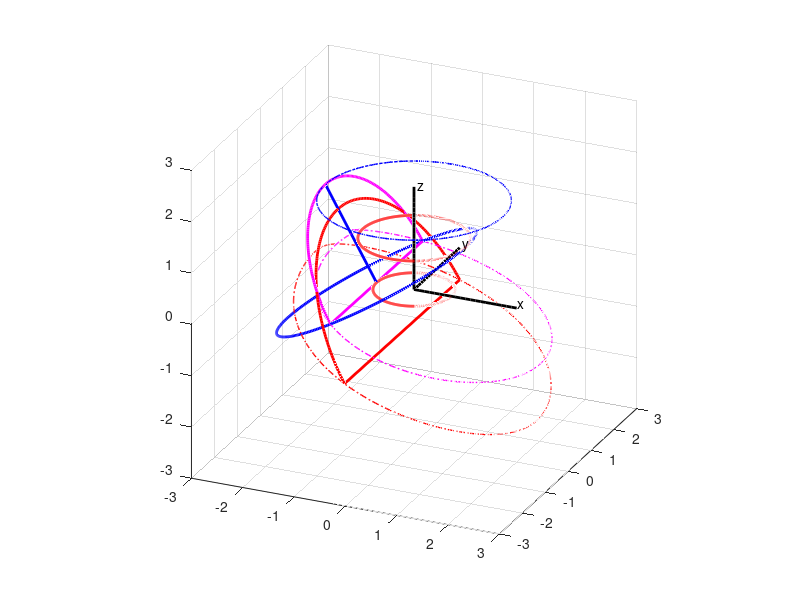

Write the MATLAB code that produced this figure.
% Plot moving 3D gear set with bigger lower part
% Mengtang Li
% Mar 30
clear; clf; close all;

figure('OuterPosition', [50 50 1000 1000]);
grid minor; grid on; hold on;
% plot x-axis
xaxis_x = 0:0.1:2;
xaxis_y = zeros(1,size(xaxis_x,2));
xaxis_z = zeros(1,size(xaxis_x,2));
% plot y-axis
yaxis_x = zeros(1,size(xaxis_x,2));
yaxis_y = 0:0.1:2;
yaxis_z = zeros(1,size(xaxis_x,2));
% plot z-axis
zaxis_x = zeros(1,size(xaxis_x,2));
zaxis_y = zeros(1,size(xaxis_x,2));
zaxis_z = 0:0.1:2;
% specify the lengh of axis
xlim([-3 3]); ylim([-3 3]); zlim([-3 3]);
plot3(xaxis_x,xaxis_y,xaxis_z,'k','linewidth',2);
grid on; grid minor; hold on;
plot3(yaxis_x,yaxis_y,yaxis_z,'k','linewidth',2);
plot3(zaxis_x,zaxis_y,zaxis_z,'k','linewidth',2);
% legend('x-axis', 'y-axis', 'z-axis');
text(2.0,0.05,0.05,'x');
text(0.05,2.0,0.05,'y');
text(0.05,0.05,2.0,'z');
daspect([1 1 1]);
view(24,24);

alpha = pi/6;
beta = pi/6;
R = 1;
L = (sqrt(3)-1)*2*R;
h = 1;
angle = 0:0.01:2*pi;
n = size(angle,2);
x_record1 = zeros(1,n);
y_record1 = zeros(1,n);
z_record1 = zeros(1,n);
x_record2 = zeros(1,n);
y_record2 = zeros(1,n);
z_record2 = zeros(1,n);
x_record3 = zeros(1,n);
y_record3 = zeros(1,n);
z_record3 = zeros(1,n);
x_record4 = zeros(1,n);
y_record4 = zeros(1,n);
z_record4 = zeros(1,n);
% x_record5 = zeros(1,n);
% y_record5 = zeros(1,n);
% z_record5 = zeros(1,n);

plot3(L/2*cos(angle), L/2*sin(angle), 0*angle, 'r', 'linewidth',2)
plot3(R*cos(angle), R*sin(angle), 0*angle+R, 'r', 'linewidth',2)
pause(2);

for i = 1:1:n
    wt = angle(i);
    
    Ainv = [ (3^(1/2)*cos(2*wt))/2,  (3^(1/2)*sin(2*wt))/2,    1/2;
        -sin(2*wt),               cos(2*wt),              0;
        -cos(2*wt)/2,            -sin(2*wt)/2,         3^(1/2)/2;];
    
    Binv = [ cos(-wt) sin(-wt) 0;
        -sin(-wt) cos(-wt) 0;
        0       0       1;];
    
    C = Binv*Ainv;
    % Now the C is correct
    
    % distance between origin and center of rotating circle
    R_x = -L/2*cos(2*wt);
    R_y = -L/2*sin(2*wt);
    R_z = 0;
    
    % the rotating circle [blue]
    theta = 0:0.02:2*pi;
    rho_x = 2*R*(cos(theta)*C(1,1)+sin(theta)*C(2,1));
    rho_y = 2*R*(cos(theta)*C(1,2)+sin(theta)*C(2,2));
    rho_z = 2*R*(cos(theta)*C(1,3)+sin(theta)*C(2,3));
    
    % lower part half circle [green]
    phi = 0:0.02:pi;
    rho2_x = 2*R*(cos(phi)*C(2,1)+sin(phi)*C(3,1));
    rho2_y = 2*R*(cos(phi)*C(2,2)+sin(phi)*C(3,2));
    rho2_z = 2*R*(cos(phi)*C(2,3)+sin(phi)*C(3,3));
    
    % bigger lower part half circle [cayon]
    phi = 0:0.02:pi;
    rho2_xe = 2.5*R*cos(phi)*C(2,1)+(2.5*R*sin(phi)-h)*C(3,1);
    rho2_ye = 2.5*R*cos(phi)*C(2,2)+(2.5*R*sin(phi)-h)*C(3,2);
    rho2_ze = 2.5*R*cos(phi)*C(2,3)+(2.5*R*sin(phi)-h)*C(3,3);
    
    % vertex of normal vector of radius R in moving frame
    rho_xvt = 0+0+2*R*C(3,1);
    rho_yvt = 0+0+2*R*C(3,2);
    rho_zvt = 0+0+2*R*C(3,3);
    % 1st point (0 deg) in moving frame
    rho_x1 = 2*R*(cos(0)*C(1,1)+sin(0)*C(2,1));
    rho_y1 = 2*R*(cos(0)*C(1,2)+sin(0)*C(2,2));
    rho_z1 = 2*R*(cos(0)*C(1,3)+sin(0)*C(2,3));
    % 2nd point (90 deg) in moving frame
    rho_x2 = 2*R*(cos(pi/2)*C(1,1)+sin(pi/2)*C(2,1));
    rho_y2 = 2*R*(cos(pi/2)*C(1,2)+sin(pi/2)*C(2,2));
    rho_z2 = 2*R*(cos(pi/2)*C(1,3)+sin(pi/2)*C(2,3));
    % 3rd point (180 deg) in moving frame
    rho_x3 = 2*R*(cos(pi)*C(1,1)+sin(pi)*C(2,1));
    rho_y3 = 2*R*(cos(pi)*C(1,2)+sin(pi)*C(2,2));
    rho_z3 = 2*R*(cos(pi)*C(1,3)+sin(pi)*C(2,3));
    % 4th point (270 deg) in moving frame
    rho_x4 = 2*R*(cos(3*pi/2)*C(1,1)+sin(3*pi/2)*C(2,1));
    rho_y4 = 2*R*(cos(3*pi/2)*C(1,2)+sin(3*pi/2)*C(2,2));
    rho_z4 = 2*R*(cos(3*pi/2)*C(1,3)+sin(3*pi/2)*C(2,3));
    % extended 2nd point (90 deg) in moving frame
    rho_x2e = 2.5*R*cos(pi/2)*C(1,1)+2.5*R*sin(pi/2)*C(2,1)-h*C(3,1);
    rho_y2e = 2.5*R*cos(pi/2)*C(1,2)+2.5*R*sin(pi/2)*C(2,2)-h*C(3,2);
    rho_z2e = 2.5*R*cos(pi/2)*C(1,3)+2.5*R*sin(pi/2)*C(2,3)-h*C(3,3);
    % extended 4nd point (270 deg) in moving frame
    rho_x4e = 2.5*R*cos(3*pi/2)*C(1,1)+2.5*R*sin(3*pi/2)*C(2,1)-h*C(3,1);
    rho_y4e = 2.5*R*cos(3*pi/2)*C(1,2)+2.5*R*sin(3*pi/2)*C(2,2)-h*C(3,2);
    rho_z4e = 2.5*R*cos(3*pi/2)*C(1,3)+2.5*R*sin(3*pi/2)*C(2,3)-h*C(3,3);
    
    % center of moving circle in fixed frame
    r_x = R_x + rho_x;
    r_y = R_y + rho_y;
    r_z = R_z + rho_z;
    %vertex of normal vector of radius R in fixed frame
    r_xvt = R_x + rho_xvt;  x_record1(i) = r_xvt;
    r_yvt = R_y + rho_yvt;  y_record1(i) = r_yvt;
    r_zvt = R_z + rho_zvt;  z_record1(i) = r_zvt;
    % 1st point (0 deg) in fixed frame
    r_x1 = R_x + rho_x1;  x_record2(i) = r_x1;
    r_y1 = R_y + rho_y1;  y_record2(i) = r_y1;
    r_z1 = R_z + rho_z1;  z_record2(i) = r_z1;
    % 2nd point (90 deg) in fixed frame
    r_x2 = R_x + rho_x2;  x_record3(i) = r_x2;
    r_y2 = R_y + rho_y2;  y_record3(i) = r_y2;
    r_z2 = R_z + rho_z2;  z_record3(i) = r_z2;
    % 3rd point (180 deg) in fixed frame
    r_x3 = R_x + rho_x3;
    r_y3 = R_y + rho_y3;
    r_z3 = R_z + rho_z3;
    % 4th point (270 deg) in fixed frame
    r_x4 = R_x + rho_x4;
    r_y4 = R_y + rho_y4;
    r_z4 = R_z + rho_z4;
    % lower part half circle
    r2_x = R_x + rho2_x;
    r2_y = R_y + rho2_y;
    r2_z = R_z + rho2_z;
    % bigger lower part half circle
    r2_xe = R_x + rho2_xe;
    r2_ye = R_y + rho2_ye;
    r2_ze = R_z + rho2_ze;    
    % extended 2nd point (90 deg) in moving frame
    r_x2e = R_x + rho_x2e;  x_record4(i) = r_x2e;
    r_y2e = R_y + rho_y2e;  y_record4(i) = r_y2e;
    r_z2e = R_z + rho_z2e;  z_record4(i) = r_z2e;
    % extended 4th point (270 deg) in moving frame
    r_x4e = R_x + rho_x4e;  %x_record5(i) = r_x4e;
    r_y4e = R_y + rho_y4e;  %y_record5(i) = r_y4e;
    r_z4e = R_z + rho_z4e;  %z_record5(i) = r_z4e;
    
    plotcircle1 = plot3(r_x,r_y,r_z,'b','linewidth',2);
    plotcircle2 = plot3(r2_x,r2_y,r2_z,'m','linewidth',2);
    plotcircle3 = plot3(r2_xe,r2_ye,r2_ze,'r','linewidth',2);
    plotline0 = plot3([R_x; r_xvt], [R_y; r_yvt], [R_z; r_zvt],'b','linewidth',2);
%     plotline1 = plot3([r_x1; r_x3], [r_y1; r_y3], [r_z1; r_z3],'g','linewidth',2);
    plotline2 = plot3([r_x2; r_x4], [r_y2; r_y4], [r_z2; r_z4],'m','linewidth',2); %!!
    plotline3 = plot3([r_x2e; r_x4e], [r_y2e; r_y4e], [r_z2e; r_z4e],'r','linewidth',2);
    
    
    pause(0.02);
    if (i < n)
        delete(plotcircle1);
        delete(plotcircle2);
        delete(plotcircle3);
        delete(plotline0);
%         delete(plotline1);
        delete(plotline2);
        delete(plotline3);
    end
    
end
plot3(x_record1, y_record1, z_record1, 'b-.','linewidth',1);
% plot3(x_record2, y_record2, z_record2, 'g-.','linewidth',1);
plot3(x_record3, y_record3, z_record3, 'm-.','linewidth',1);
plot3(x_record4, y_record4, z_record4, 'r-.','linewidth',1);
